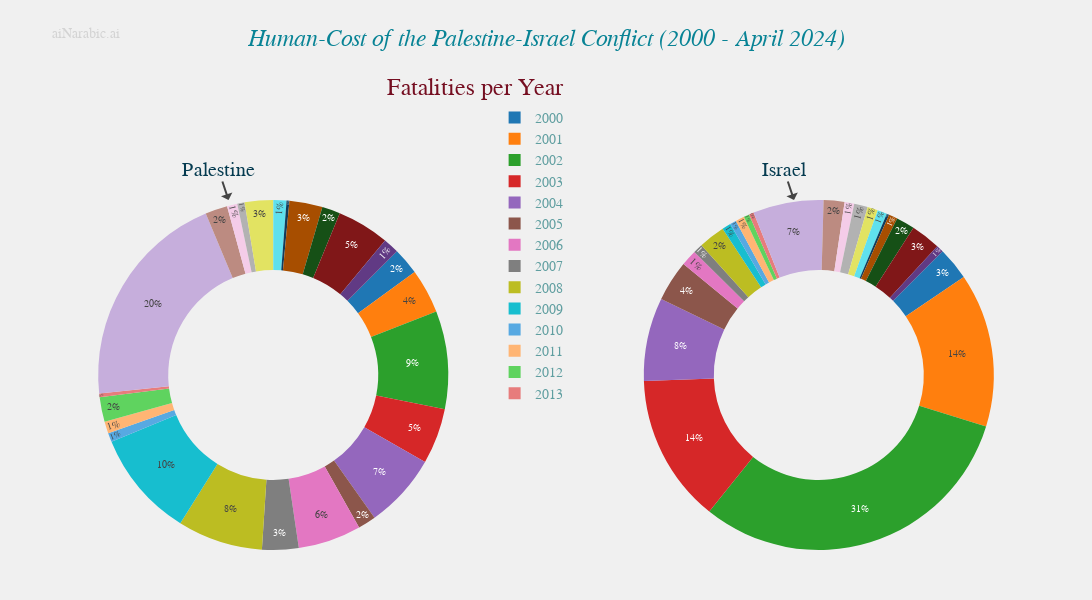

Notebook source saved alongside this figure:
### Markdown cell above
### **Pie Chart Monthly**

### Code cell
choice = Choice.Fatalities
piechart = PieChartM(csv_df, choice=choice)
piechart.show_plot()

### Figure 1 — Plotly figure (JSON) as saved in the notebook; plotly's stock layout.template omitted (floating-point values rounded to 4 significant figures)
{"data": [{"direction": "clockwise", "domain": {"x": [0, 0.45], "y": [0, 1]}, "hole": 0.6, "labels": [2000, 2001, 2002, 2003, 2004, 2005, 2006, 2007, 2008, 2009, 2010, 2011, 2012, 2013, 2014, 2015, 2016, 2017, 2018, 2019, 2020, 2021, 2022, 2023, 2024], "name": "Palestinians Fatalities", "rotation": 45, "showlegend": true, "sort": false, "textfont": {"size": 10}, "textinfo": "percent", "textposition": "inside", "texttemplate": "%{percent:.0%}", "type": "pie", "values": [283, 470, 1032, 588, 786, 190, 665, 385, 899, 1126, 95, 124, 260, 39, 2329, 234, 109, 77, 300, 138, 30, 349, 191, 551, 167]}, {"direction": "clockwise", "domain": {"x": [0.55, 1], "y": [0, 1]}, "hole": 0.6, "labels": [2000, 2001, 2002, 2003, 2004, 2005, 2006, 2007, 2008, 2009, 2010, 2011, 2012, 2013, 2014, 2015, 2016, 2017, 2018, 2019, 2020, 2021, 2022, 2023, 2024], "name": "Israelis Fatalities", "rotation": 45, "showlegend": true, "sort": false, "textfont": {"size": 10}, "textinfo": "percent", "textposition": "inside", "texttemplate": "%{percent:.0%}", "type": "pie", "values": [41, 192, 419, 185, 104, 51, 20, 12, 33, 11, 8, 11, 7, 6, 88, 26, 12, 17, 13, 12, 3, 11, 23, 37, 9]}], "layout": {"annotations": [{"align": "left", "font": {"color": "lightgray", "size": 14}, "showarrow": false, "text": "aiNarabic.ai", "x": 0, "y": 1.5}, {"align": "center", "font": {"color": "#088395", "size": 24}, "showarrow": false, "text": "<i>Human-Cost of the Palestine-Israel Conflict (2000 - April 2024)</i>", "x": 0.5, "y": 1.5}, {"font": {"color": "#053B50", "size": 20}, "showarrow": true, "text": "Palestine", "x": 0.18, "y": 1}, {"font": {"color": "#053B50", "size": 20}, "showarrow": true, "text": "Israel", "x": 0.75, "y": 1}], "height": 600, "legend": {"font": {"color": "#5F9EA0", "family": "Rockwell", "size": 14}, "x": 0.485, "xanchor": "center", "y": 1.28, "yanchor": "top"}, "margin": {"b": 50, "l": 50, "pad": 0, "r": 50, "t": 200}, "title": {"font": {"color": "#750E21", "family": "Arial", "size": 24}, "text": "Fatalities per Year", "x": 0.435, "xanchor": "center", "y": 0.87, "yanchor": "top"}, "width": 1100, "xaxis": {"showticklabels": true, "visible": true}}}
